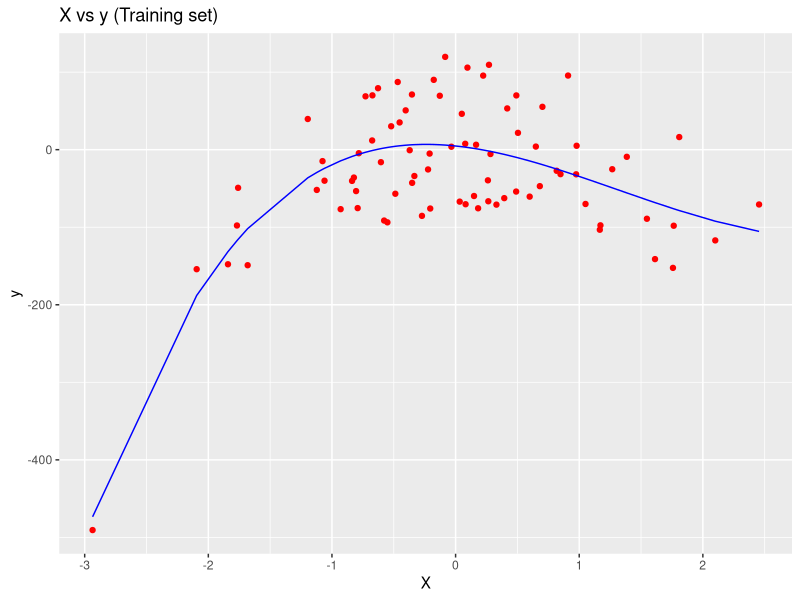
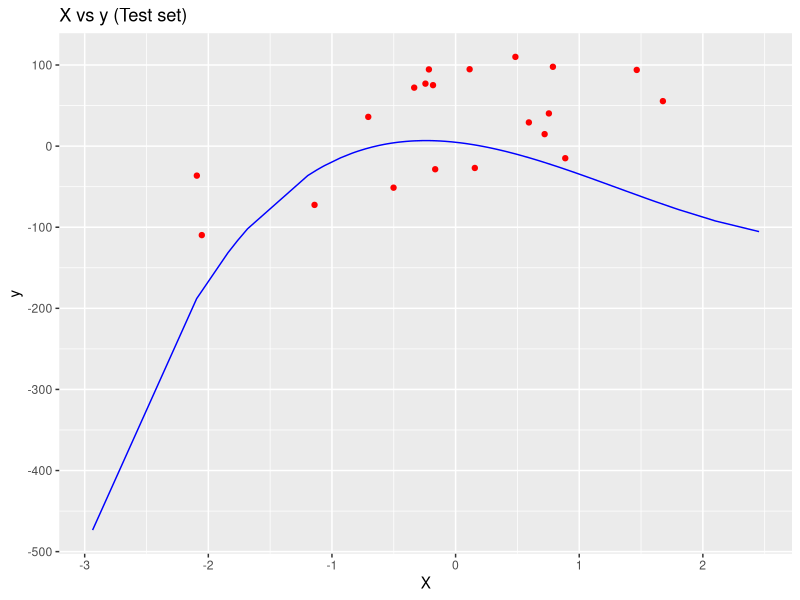

Write R code to recreate these figures, in order.

RMSE = function(a, b){
  sqrt(mean((a - b)^2))
}
# Import the dataset
dataset = read.csv('polyRegression.csv')
print(colnames(dataset))

dataset <- dataset[,-1]
print(colnames(dataset))

dataset$X2 = dataset$X^2
dataset$X3 = dataset$X^3
dataset$X4 = dataset$X^4
print(colnames(dataset))

# Splitting the dataset 
library(caTools)
split = sample.split(dataset$X, SplitRatio = 0.8)
training_set = subset(dataset, split == TRUE)
test_set = subset(dataset, split == FALSE)

#Scaling
training_set[,1] = scale(training_set[,1])
test_set[,1] = scale(test_set[,1])

# Regressor
regressor = lm(formula = y ~ .,
              data = training_set)

# Predicting the Test set results
y_pred = predict(regressor, newdata = test_set)

# Visualising superdatascience.com
library(ggplot2)
ggplot() +
  geom_point(aes(x = training_set$X, y = training_set$y),
             colour = 'red') +
  geom_line(aes(x = training_set$X, y = predict(regressor, newdata = training_set)),
            colour = 'blue') +
  ggtitle('X vs y (Training set)') +
  xlab('X') +
  ylab('y')

# Visualising superdatascience.com
library(ggplot2)
ggplot() +
  geom_point(aes(x = test_set$X, y = test_set$y),
             colour = 'red') +
  geom_line(aes(x = training_set$X, y = predict(regressor, newdata = training_set)),
            colour = 'blue') +
  ggtitle('X vs y (Test set)') +
  xlab('X') +
  ylab('y')
